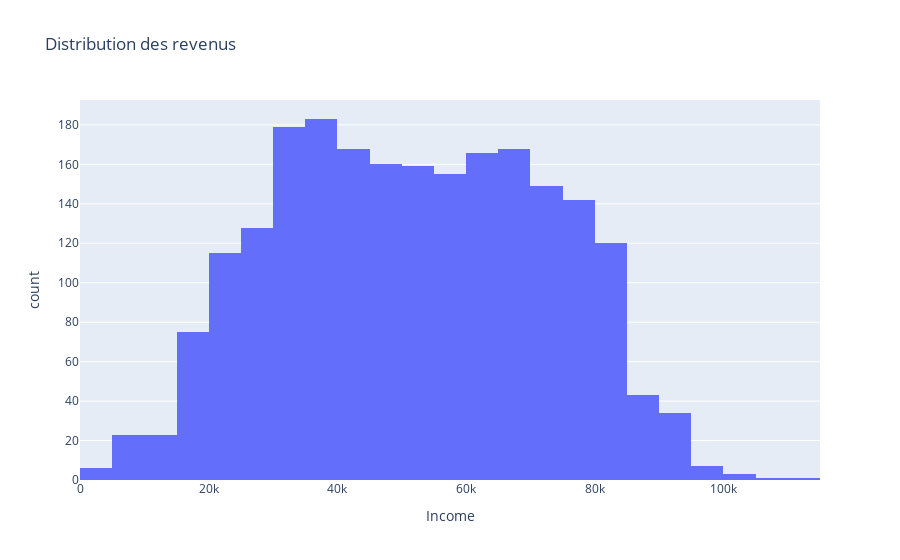

Notebook cell for this chart:
### Markdown cell above
## Analyse exploratoire

### Code cell
income_dist =  px.histogram(data, x="Income", nbins=50, title="Distribution des revenus")
income_dist.show()

### Figure 1 — Plotly figure (JSON) as saved in the notebook; plotly's stock layout.template omitted (floating-point values rounded to 4 significant figures; data arrays with more than 128 entries replaced by an {"elided": "..."} marker saying what was removed)
{"data": [{"alignmentgroup": "True", "bingroup": "x", "hovertemplate": "Income=%{x}<br>count=%{y}<extra></extra>", "legendgroup": "", "marker": {"color": "#636efa", "pattern": {"shape": ""}}, "name": "", "nbinsx": 50, "offsetgroup": "", "orientation": "v", "showlegend": false, "type": "histogram", "x": {"elided": "2208 int values"}, "xaxis": "x", "yaxis": "y"}], "layout": {"barmode": "relative", "legend": {"tracegroupgap": 0}, "title": {"text": "Distribution des revenus"}, "xaxis": {"anchor": "y", "domain": [0, 1], "title": {"text": "Income"}}, "yaxis": {"anchor": "x", "domain": [0, 1], "title": {"text": "count"}}}}
